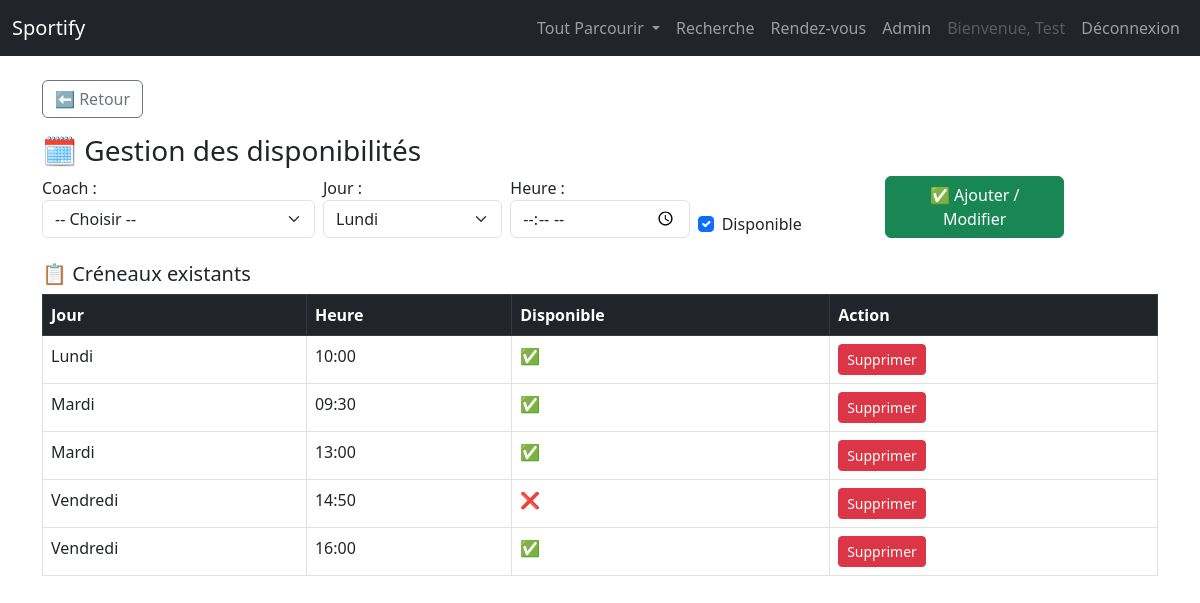
The page /admin_disponibilites.php?coach_id=5 (signed in) on the database its author committed.
### tables this page shows
CREATE TABLE IF NOT EXISTS `disponibilites` (
  `id` int NOT NULL AUTO_INCREMENT,
  `coach_id` int DEFAULT NULL,
  `jour` enum('lundi','mardi','mercredi','jeudi','vendredi','samedi','dimanche') DEFAULT NULL,
  `heure` time DEFAULT NULL,
  `disponible` tinyint(1) DEFAULT '1',
  PRIMARY KEY (`id`),
  KEY `coach_id` (`coach_id`)
);

### admin_disponibilites.php (the view, shortened to what this page needs)
<?php
include '../includes/db.php';
$selected_id = $_GET['coach_id'] ?? null;
$dispos = [];
if ($selected_id) {
    $stmt = $conn->prepare("SELECT * FROM disponibilites WHERE coach_id = ? ORDER BY jour, heure");
    $stmt->bind_param("i", $selected_id);
    $stmt->execute();
    $dispos = $stmt->get_result();
}
?>
<!DOCTYPE html>
<html lang="fr">
<head>
    <link href="https://cdn.jsdelivr.net/npm/bootstrap@5.3.0/dist/css/bootstrap.min.css" rel="stylesheet">
</head>
<body>
<?php include '../includes/navbar.php'; ?>
<div class="container mt-4">
    <a href="admin.php" class="btn btn-outline-secondary mb-3">⬅ Retour</a>
    <h3>🗓️ Gestion des disponibilités</h3>
    <form method="POST" class="row g-2 align-items-end mb-4">
        <div class="col-md-3">
            <label>Coach :</label>
            <select name="coach_id" class="form-select" required>
                <option value="">-- Choisir --</option>
            </select>
        </div>
        <div class="col-md-2">
            <label>Jour :</label>
            <select name="jour" class="form-select" required>
                <?php foreach (["monday"=>"Lundi", "tuesday"=>"Mardi", "wednesday"=>"Mercredi", "thursday"=>"Jeudi", "friday"=>"Vendredi", "saturday"=>"Samedi", "sunday"=>"Dimanche"] as $key => $label): ?>
                    <option value="<?= $key ?>"><?= $label ?></option>
                <?php endforeach; ?>
            </select>
        </div>
        <div class="col-md-2">
            <label>Heure :</label>
            <input type="time" name="heure" class="form-control" required>
        </div>
        <div class="col-md-2">
            <div class="form-check mt-4">
                <input type="checkbox" class="form-check-input" name="disponible" value="1" checked>
                <label class="form-check-label">Disponible</label>
            </div>
        </div>
        <div class="col-md-2">
            <button type="submit" class="btn btn-success">✅ Ajouter / Modifier</button>
        </div>
    </form>
    <?php if ($selected_id && $dispos->num_rows > 0): ?>
        <h5>📋 Créneaux existants</h5>
        <table class="table table-bordered">
            <thead class="table-dark">
                <tr><th>Jour</th><th>Heure</th><th>Disponible</th><th>Action</th></tr>
            </thead>
            <tbody>
            <?php while ($row = $dispos->fetch_assoc()): ?>
                <tr>
                    <td><?= ucfirst($row['jour']) ?></td>
                    <td><?= substr($row['heure'], 0, 5) ?></td>
                    <td><?= $row['disponible'] ? '✅' : '❌' ?></td>
                    <td><a href="?coach_id=<?= $selected_id ?>&delete=<?= $row['id'] ?>" class="btn btn-sm btn-danger">Supprimer</a></td>
                </tr>
            <?php endwhile; ?>
            </tbody>
        </table>
    <?php elseif ($selected_id): ?>
        <div class="alert alert-warning">Aucune disponibilité trouvée pour ce coach.</div>
    <?php endif; ?>
</div>
</body>
</html>

### rows shown on the page
disponibilites: jour "Lundi", heure "10:00"
disponibilites: jour "Mardi", heure "09:30"
disponibilites: jour "Mardi", heure "13:00"
disponibilites: jour "Vendredi", heure "14:50"
disponibilites: jour "Vendredi", heure "16:00"

### other values the page prints
$_SESSION['prenom'] "Test"
form field jour "Lundi"
